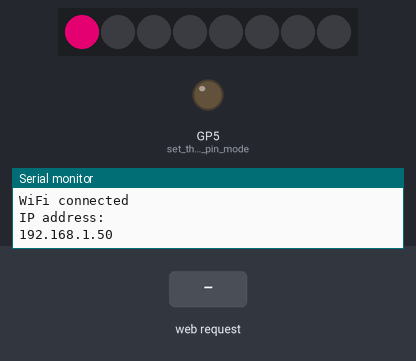
The sketch below on a simulated Raspberry Pi Pico W. On the bench: 8 RGB LEDs in strip order, left to right, output pins drawn as LEDs (lit = HIGH), the last lines printed to the serial monitor. Inputs (shaded band) come from the test bench. Dim RGB values are drawn brighter than linear; WiFi joins after 1.5 s; servers stay silent unless stated.

Above: at 3.7 s.
3.8 s: HTTP request GET /H received
At 4.07 s:
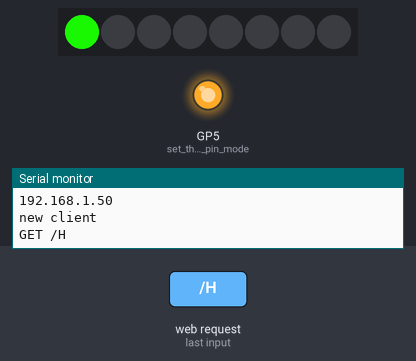
At 4.67 s:
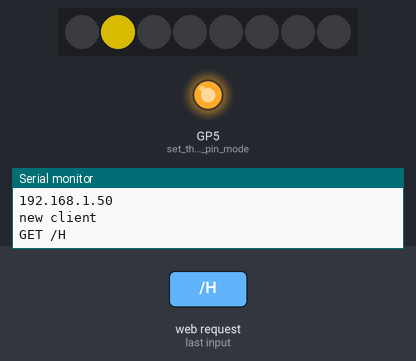
Timing chart, 0 to 21.5 s (numbered marks = the images above; inputs shaded):
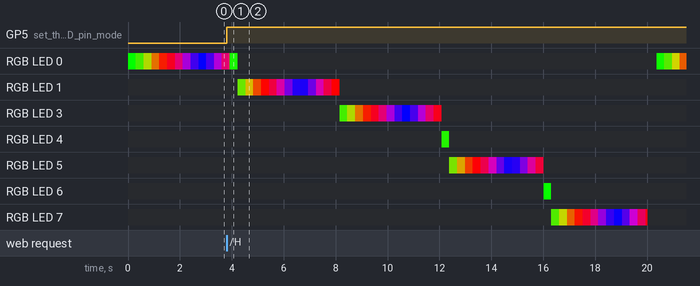

Measured:
- after the input at 3.8 s, GP5 (set_the_LED_pin_mode): LOW → HIGH at once

The sketch:

ESP32_neo.ino
```cpp
#include <WiFi.h>
#include <Adafruit_NeoPixel.h>
#define DELAY 5       // 20ms internal delay; increase for slower fades

#define PIN            4

// How many NeoPixels are attached to the Arduino?
#define NUMPIXELS      8
const int analogPin = A0;   // the pin that the potentiometer is attached to
const int ledCount = 8;    // the number of LEDs in the bar graph
int range;
int ledPins[] = {0,1,2,3,4,5,6,7};   // an array of pin numbers to which LEDs are attached
Adafruit_NeoPixel pixels = Adafruit_NeoPixel(NUMPIXELS, PIN, NEO_GRB + NEO_KHZ800);
int j;


const char* ssid     = "lucky";
const char* password = "laxmish53";
WiFiServer server(80);

void setup()
{ pixels.begin(); // This initializes the NeoPixel library.

    Serial.begin(115200);
    pinMode(5, OUTPUT);      // set the LED pin mode

    delay(10);

    // We start by connecting to a WiFi network

    Serial.println();
    Serial.println();
    Serial.print("Connecting to ");
    Serial.println(ssid);
    WiFi.begin(ssid, password);


  WiFi.mode(WIFI_AP_STA);  //need both to serve the webpage and take commands via tcp
  IPAddress ip(1,2,3,4);
  IPAddress gateway(1,2,3,1);
  IPAddress subnet(255,255,255,0);
  WiFi.softAPConfig(ip, gateway, subnet);
  WiFi.softAP("ESP32"); //Access point is open

  delay(1000);
  IPAddress myIP = WiFi.softAPIP();
  Serial.print("AP IP address: ");
  Serial.println(myIP);
    while (WiFi.status() != WL_CONNECTED) {
        delay(500);
        Serial.print(".");
    }

    Serial.println("");
    Serial.println("WiFi connected");
    Serial.println("IP address: ");
    Serial.println(WiFi.localIP());

    server.begin();

}

int value = 0;

void loop(){
 WiFiClient client = server.available();   // listen for incoming clients

  if (client) {                             // if you get a client,
    Serial.println("new client");           // print a message out the serial port
    String currentLine = "";                // make a String to hold incoming data from the client
    while (client.connected()) {            // loop while the client's connected
      if (client.available()) {             // if there's bytes to read from the client,
        char c = client.read();             // read a byte, then
        Serial.write(c);                    // print it out the serial monitor
        if (c == '\n') {                    // if the byte is a newline character

          // if the current line is blank, you got two newline characters in a row.
          // that's the end of the client HTTP request, so send a response:
          if (currentLine.length() == 0) {
            // HTTP headers always start with a response code (e.g. HTTP/1.1 200 OK)
            // and a content-type so the client knows what's coming, then a blank line:
            client.println("HTTP/1.1 200 OK");
            client.println("Content-type:text/html");
            client.println();

            // the content of the HTTP response follows the header:
            client.print("<h1>ESP32 Neopixel Test1 </h1>");
            client.print("<button onclick='location.href=\"/H\"'> LED ON </button><br>");
            client.print("<button onclick='location.href=\"/L\"'> LED OFF </button><br>");
            client.print("<input type='range' min='0' max='255' value='0' step='5' onchange='document.getElementById('range2').innerHTML = value'/>");
            client.print("<span id='range2'>0</span><br>");
           // client.print("");
           client.print("<p>The localip is </p>");
           client.print(WiFi.localIP());

            // The HTTP response ends with another blank line:
            client.println();
            // break out of the while loop:
            break;
          } else {    // if you got a newline, then clear currentLine:
            currentLine = "";
          }
        } else if (c != '\r') {  // if you got anything else but a carriage return character,
          currentLine += c;      // add it to the end of the currentLine
        }

        // Check to see if the client request was "GET /H" or "GET /L":
        if (currentLine.endsWith("GET /H")) {
          digitalWrite(5, HIGH);               // GET /H turns the LED on
          loop1();
        }
        if (currentLine.endsWith("GET /L")) {
          digitalWrite(5, LOW);                // GET /L turns the LED off
          lightsof();
        }
      }
    }
    // close the connection:
    client.stop();
    Serial.println("client disonnected");
  }
}
```

lightsof.ino
```cpp
void lightsof()
  {
for (int j = 0; j < 8; j++)
{
          pixels.setPixelColor(j, pixels.Color(0,0,0));
           pixels.show();
        }
}
```

loop1.ino
```cpp
void loop1(){
  pixels.setPixelColor(j, pixels.Color(0,0,0));
      pixels.show();
for (j=0;j<NUMPIXELS;j++){

  // fade from green to red
  for(int i=0; i<255; i++) {
     pixels.setPixelColor(j, pixels.Color(i,255-i,0));
      pixels.show();
    delay(DELAY);
  }

  // fade from red to blue
  for(int i=0; i<255; i++) {
       pixels.setPixelColor(j, pixels.Color(255-i,0,i));
        pixels.show();
    delay(DELAY);
  }

  // fade from blue to green
  for(int i=0; i<255; i++) {
     pixels.setPixelColor(j, pixels.Color(i,0,255-i));
      pixels.show();
    delay(DELAY);
  }
  pixels.setPixelColor(j, pixels.Color(0,0,0));
      pixels.show();
   }

}
```

loop2.ino
```cpp
void loop2()
{
for (j=NUMPIXELS;j>0;j--){

  // fade from green to red
  for(int i=0; i<255; i++) {
     pixels.setPixelColor(j, pixels.Color(i,255-i,0));
      pixels.show();
    delay(DELAY);
  }

  // fade from red to blue
  for(int i=0; i<255; i++) {
       pixels.setPixelColor(j, pixels.Color(255-i,0,i));
        pixels.show();
    delay(DELAY);
  }

  // fade from blue to green
  for(int i=0; i<255; i++) {
     pixels.setPixelColor(j, pixels.Color(i,0,255-i));
      pixels.show();
    delay(DELAY);
  }
 }
}
```

loop3.ino
```cpp
void loop3()
{
for (int j=0;j<NUMPIXELS;j++){

  // fade from green to red
  for(int i=255; i>0; i--) {
     pixels.setPixelColor(j, pixels.Color(i,255-i,0));
      pixels.show();
    delay(DELAY);
  }

  // fade from red to blue
  for(int i=255; i>0; i--) {
       pixels.setPixelColor(j, pixels.Color(255-i,0,i));
        pixels.show();
    delay(DELAY);
  }

  // fade from blue to green
  for(int i=255; i>0; i--) {
     pixels.setPixelColor(j, pixels.Color(i,0,255-i));
      pixels.show();
    delay(DELAY);
  }

   }
 }
```

loop4.ino
```cpp
 void loop4()
 {
  // read the potentiometer:
  int sensorReading = analogRead(analogPin);
  // map the result to a range from 0 to the number of LEDs:
  int ledLevel = map(sensorReading, 0, 1023, 0, ledCount);

  // loop over the LED array:
  for (int thisLed = 0; thisLed < ledCount; thisLed++) {
    // if the array element's index is less than ledLevel,
    // turn the pin for this element on:
    if (thisLed < ledLevel) {
      //digitalWrite(ledPins[thisLed], HIGH);
      pixels.setPixelColor(ledPins[thisLed], pixels.Color(255,0,0));
      pixels.show();
    }
    // turn off all pins higher than the ledLevel:
    else {
      //digitalWrite(ledPins[thisLed], LOW);
       pixels.setPixelColor(ledPins[thisLed], pixels.Color(0,0,0));
    }
  }
  }
```
